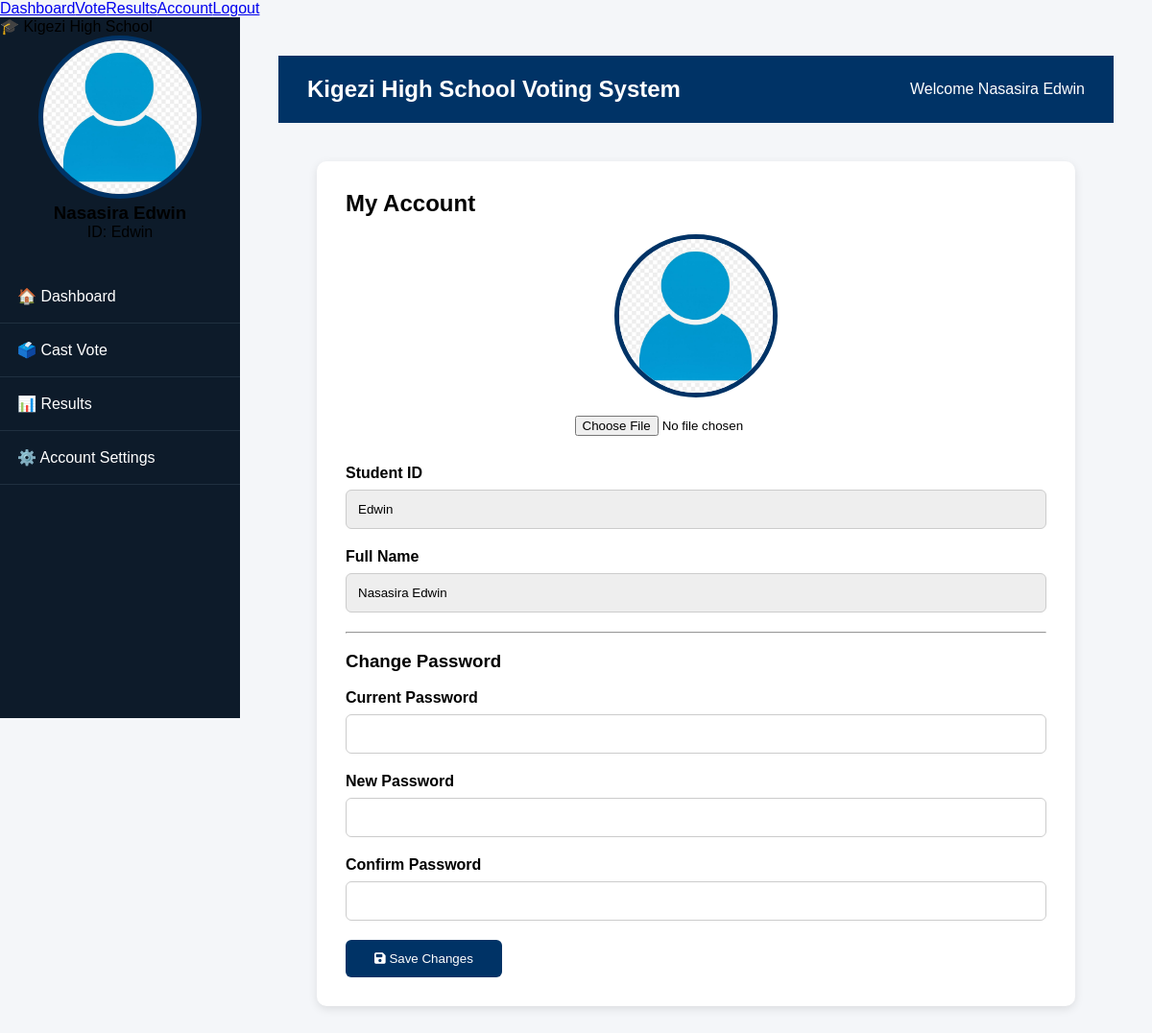
Screenshot of /student_account (signed in) with the database file from the repository.
### tables this page shows
CREATE TABLE students(
    id INTEGER PRIMARY KEY AUTOINCREMENT,
    student_id TEXT UNIQUE NOT NULL,
    fullname TEXT NOT NULL,
    password TEXT NOT NULL,
    has_voted INTEGER DEFAULT 0
, photo TEXT DEFAULT 'default.png');

### app.py (the view, shortened to what this page needs)
@app.route("/student_account", methods=["GET", "POST"])
@student_required
def student_account():
    conn = get_db()
    student = conn.execute("SELECT * FROM students WHERE student_id=?", (session["student_id"],)).fetchone()
    conn.close()
    return render_template("student_account.html", student=student, fullname=student["fullname"], student_id=student["student_id"], photo=student["photo"])

### app.py (called while the page is built)
def get_db():
    conn = sqlite3.connect(DB_PATH)
    conn.row_factory = sqlite3.Row
    conn.execute("PRAGMA foreign_keys = ON")
    return conn

def student_required(view):
    @wraps(view)
    def wrapped(*args, **kwargs):
        if "student_id" not in session:
            return redirect(url_for("login"))
        return view(*args, **kwargs)
    return wrapped

@app.context_processor
def inject_settings():
    try:
        conn=get_db(); row=conn.execute("SELECT * FROM settings WHERE id=1").fetchone(); conn.close(); return {"site_settings": row}
    except sqlite3.Error:
        return {"site_settings": None}

### templates/student_account.html (shortened to what this page needs)
<!DOCTYPE html>
<html lang="en">
<head>
<header class="topbar"><nav><a href="{{ url_for('student_dashboard') }}">Dashboard</a><a href="{{ url_for('vote') }}">Vote</a><a href="{{ url_for('student_results') }}">Results</a><a href="{{ url_for('student_account') }}">Account</a><a href="{{ url_for('logout') }}" class="logout">Logout</a></nav></header>
<div class="container"><aside class="sidebar"><div class="logo">🎓 Kigezi High School</div><div class="profile"><img src="{{ url_for('static', filename='uploads/' + (photo or 'default.png')) }}"><h3>{{ fullname }}</h3><p>ID: {{ student_id }}</p></div><ul><li><a href="{{ url_for('student_dashboard') }}">🏠 Dashboard</a></li><li><a href="{{ url_for('vote') }}">🗳️ Cast Vote</a></li><li><a href="{{ url_for('student_results') }}">📊 Results</a></li><li><a href="{{ url_for('student_account') }}">⚙️ Account Settings</a></li></ul></aside><main class="content">
<link rel="stylesheet"
href="https://cdnjs.cloudflare.com/ajax/libs/font-awesome/6.5.2/css/all.min.css">
</head>
<body>
<div class="header">
<h2>Kigezi High School Voting System</h2>
<div>
Welcome {{ fullname }}
</div>
</div>
<div class="content">
<div class="card">
<h2>My Account</h2>
<br>
<form method="POST"
action="/student_account"
enctype="multipart/form-data">
<div class="profile">
{% if photo %}
<img src="{{ url_for('static', filename='uploads/' + photo) }}">
{% else %}
<img src="{{ url_for('static', filename='uploads/default.png') }}">
{% endif %}
<br>
<input type="file"
name="photo"
accept="image/*">
</div>
<div class="form-group">
<label>Student ID</label>
<input
type="text"
value="{{ student_id }}"
readonly>
</div>
<div class="form-group">
<label>Full Name</label>
<input
type="text"
value="{{ fullname }}"
readonly>
</div>
<hr><br>
<h3>Change Password</h3>
<br>
<div class="form-group">
<label>Current Password</label>
<input
type="password"
name="old_password"
required>
</div>
<div class="form-group">
<label>New Password</label>
<input
type="password"
name="new_password"
required>
</div>
<div class="form-group">
<label>Confirm Password</label>
<input
type="password"
name="confirm_password"
required>
</div>
<button type="submit">
<i class="fa fa-save"></i>
Save Changes
</button>
</form>
</div>
</div>
</body>
</html>

### templates/student_account.html (style rules this page uses)
* { margin:0; padding:0; box-sizing:border-box; font-family:Arial,Helvetica,sans-serif; }
body { background:#f4f6f9; }
.header { height:70px; background:#003366; color:white; display:flex; justify-content:space-between; align-items:center; padding:0 30px; }
.header h2 { font-size:24px; }
.container { display:flex; }
.sidebar { width:250px; background:#0d1b2a; height:calc(100vh - 70px); }
.sidebar ul { list-style:none; }
.sidebar ul li { border-bottom:1px solid #203040; }
.sidebar ul li a { display:block; padding:18px; color:white; text-decoration:none; }
.content { flex:1; padding:40px; }
.card { background:white; padding:30px; border-radius:10px; box-shadow:0 3px 10px rgba(0,0,0,.1); }
.profile { text-align:center; margin-bottom:30px; }
.profile img { width:170px; height:170px; border-radius:50%; border:5px solid #003366; object-fit:cover; }
.profile input { margin-top:15px; }
.form-group { margin-bottom:20px; }
label { display:block; margin-bottom:8px; font-weight:bold; }
input[type=text], input[type=password] { width:100%; padding:12px; border:1px solid #ccc; border-radius:6px; }
input[readonly] { background:#eeeeee; }
button { padding:12px 30px; background:#003366; color:white; border:none; border-radius:6px; cursor:pointer; }

### rows the page displays
students: photo (placeholder picture), fullname "Nasasira Edwin", student "Edwin"
